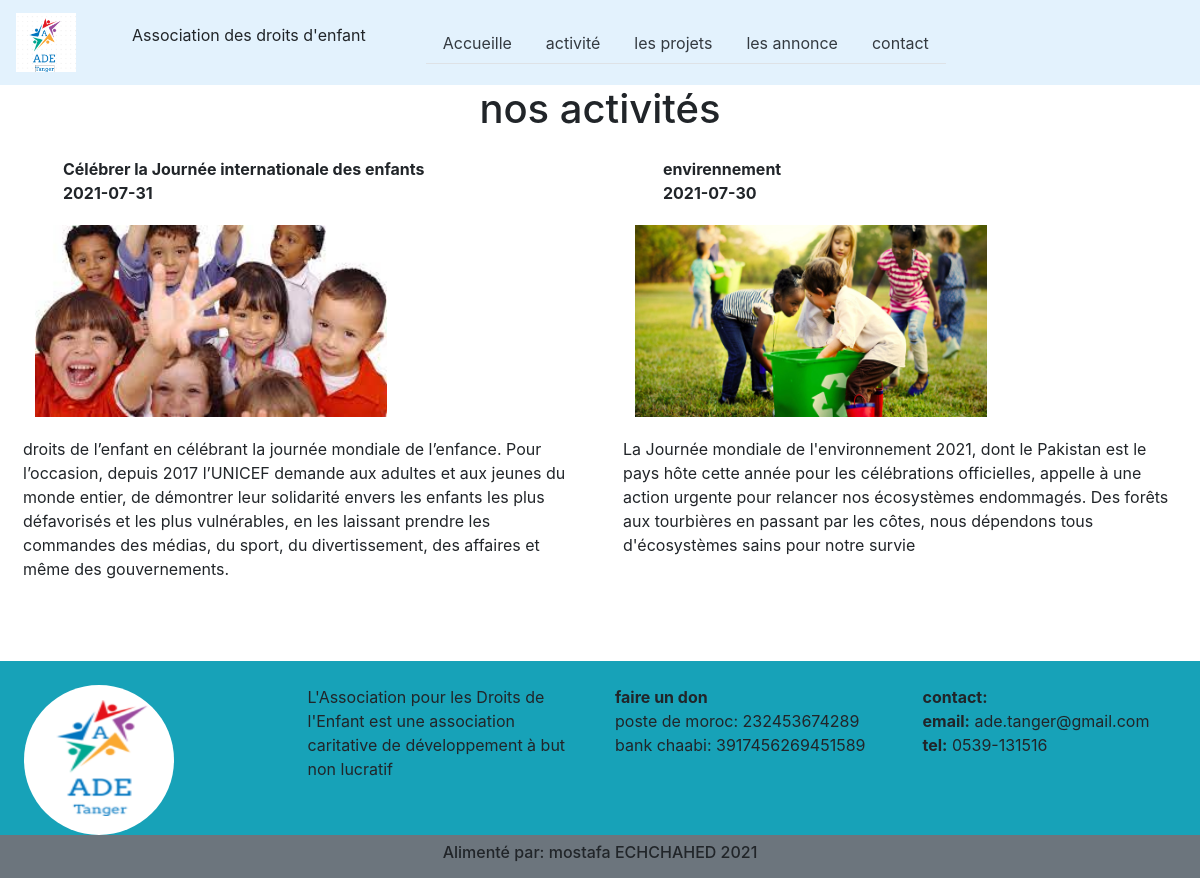
Page /activité.php on the committed database.
### tables this page shows
CREATE TABLE `activite` (
  `idactivite` int(11) NOT NULL,
  `nom` varchar(255) NOT NULL,
  `date` date NOT NULL,
  `image` varchar(255) NOT NULL,
  `text` varchar(500) NOT NULL
);

### activité.php (the view, shortened to what this page needs)
<?php
require_once("connection.php");
?>
<!DOCTYPE html>
<html lang="en">
<head>
    <link rel="stylesheet" href="https://maxcdn.bootstrapcdn.com/bootstrap/4.0.0/css/bootstrap.min.css">
    <link rel="stylesheet" href="style.css">
    <link rel="stylesheet" href="https://fontawesome.com/v5.15/icons/envelope?style=solid">
</head>
<body>
    <nav class="navbar navbar-light navbar-expand-md" style="background-color: #e3f2fd;">
        <a class="navbar-brand" href="#"><img src="img/logo.png" alt="logo" style="width:60px;"></a>
        <p class="navbar-tex" style="margin-left:40px;margin-right:60px">Association des droits d'enfant</p>
        <div class="collapse navbar-collapse " id="collapsibleNavbar">
            <ul class="nav nav-tabs d-flex justify-content-end">
                <li class="nav-item li text-dark nav-link "><a class="text-dark" href="accueil.php">Accueille</a></li>
                <li class="nav-item li text-dark nav-link"><a class="text-dark" href="activité.php">activité</a></li>
                <li class="nav-item li text-dark nav-link"><a class="text-dark" href="accueil.php">les projets </a></li>
                <li class="nav-item li text-dark nav-link"><a class="text-dark" href="annonce.php">les annonce</a></li>
                <li class="nav-item li text-dark nav-link"><a class="text-dark" href="contact.php">contact</a></li>
            </ul>
        </div>
    </nav>
    <div class="container-fluid">
        <div class="row">
            <h1 class="text-center col-12 mb-4 ">nos activités</h1>
            <?php if (isset($_POST['btsubmit'])) {
                $mc = $_POST['motcle'];
                $reqSelect = "SELECT * FROM activite WHERE nom like '%$mc'";
            } else {
                $reqSelect = "SELECT * FROM activite";
            }
            $resultat = mysqli_query($cnassociation, $reqSelect);
            while ($ligne = mysqli_fetch_assoc($resultat)) {
            ?>
                <div class="col-6 ">
                    <?php echo '<b class="ml-5">' . $ligne['nom'] . '</b>'; ?><br>
                    <?php echo '<b class="ml-5">' . $ligne['date'] . '</b>'; ?><br>
                    <img style="width: 360px;height: 200px;" class="rounded p-1 m-3" src="<?php echo $ligne['image'] ?>" /><br>
                    <?php echo '<p class="ml-2">' . $ligne['text'] . '</p>'; ?><br>
                </div>
            <?php } ?>
        </div>
    </div>
    <div class="container-fluide bg-info" style="margin-top:40px;">
        <div class="row pt-4">
            <div class="col-md-3 col-sm-6">
                <div class="img-logo">
                    <img src="img/ade.PNG" class="img-respnsive rounded-circle ml-4" width="150px" height="150px" alt="">
                </div>
            </div>
            <div class="col-md-3 col-sm-6">
                L'Association pour les Droits de l'Enfant est une association caritative de développement à but non lucratif
            </div>
            <div class="col-md-3 col-sm-6">
                <b>faire un don</b> <br>
                poste de moroc: 232453674289 <br>
                bank chaabi: 3917456269451589 <br>
            </div>
            <div class="col-md-3 col-sm-6">
                <b>contact:</b> <br>
                <a>
                    <i class="glyphicon glyphicon-envelope"></i> <b>email:</b> ade.tanger@gmail.com <br>
                    <b> tel:</b> 0539-131516 <br>
            </div>
        </div>
        <div class="row">
            <div class="col-12 bg-secondary p-2">
                <h6 class="text-center">Alimenté par: mostafa ECHCHAHED 2021</h6>
            </div>
        </div>
    </div>
</body>

### style.css (style rules this page uses)
body { box-sizing: border-box; padding: 0px; margin: 0px; }

### rows in the picture
activite: nom "Célébrer la Journée internationale des enfants", date "2021-07-31", image (picture), text "droits de l’enfant en célébrant la journée mondiale de l’enfance. Pour l’occasion, depuis 2017 l’UNICEF demande aux adultes et aux jeunes du monde entier, de démontrer leur solidarité envers les enfants les plus défavorisés et les plus vulnérables, en les laissant prendre les commandes des médias, du sport, du divertissement, des affaires et même des gouvernements."
activite: nom "envirennement", date "2021-07-30", image (picture), text "La Journée mondiale de l'environnement 2021, dont le Pakistan est le pays hôte cette année pour les célébrations officielles, appelle à une action urgente pour relancer nos écosystèmes endommagés. Des forêts aux tourbières en passant par les côtes, nous dépendons tous d'écosystèmes sains pour notre survie"
